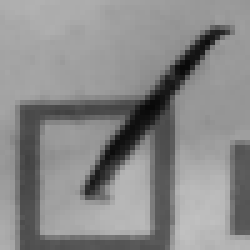
#> input picture Check Dataset/7/1.bmp, 50 x 50 px (shown 5 times larger); its folder holds only this picture in this run
$ python Mocheckclassify.py '../Check Dataset/7/1.bmp'   (older library calls are emulated)
#> lines starting #> are read from the running program, lines starting #| are printed output that depends on the picture; after the words box and inside, x2 and y2 are one past the last pixel; in counts of white or black regions, pixels touching at a corner belong together
#5-3-62
import cv2
import sys
import re
import os
import json
import imutils
from IPython.core.debugger import set_trace
import numpy as np
import subprocess
from imutils import contours
from imutils.perspective import four_point_transform
import math
pattern = re.compile(r"[^\u0E00-\u0E7Fa-zA-Z' ]|^'|'$|''")
strTime = ["เช้า","กลางวัน","เย็น","ก่อนนอน","ก่อนอาหาร","หลังอาหาร"]
isEatingBefore = False
_isEatBreakfast = False
_isEatLunch = False
_isEatDinner = False
_isEatBedTime =False
# [112 lines left out: functions deepCheck, iterative_levenshtein, tsplit, not called in this run]

def cvt_to_JSON(_isPeriod, _isEatBefore,_isEatBreakfast, _isEatLunch, _isEatDinner, _isEatBedTime, _isRoutine, _periodHour) :
    output = {}
    output["isPeriod"] = _isPeriod
    data = {}
    data["isEatingBefore"] = _isEatBefore
    data["isEatBreakfast"] = _isEatBreakfast
    data["isEatLunch"] = _isEatLunch
    data["isEatDinner"] = _isEatDinner
    data["isEatBedTime"] = _isEatBedTime
    output["data"] = data
    conv_json = json.dumps(output, ensure_ascii = False)
    print(conv_json)

# [55 lines left out: functions text_from_image_file, check_str, not called in this run]

def main(argv) :
    try :
        ###imageProcessing###
        Image = cv2.imread(argv[0] , 0)
#> Image is the input picture: shape (50, 50); min 8, max 192, mean 137.7
        Image = imutils.resize(Image , height=700)
#> Image: shape (700, 700)
        Image_contour = Image.copy()
        Image_hog = Image.copy()
        Image_padding = Image.copy()

        ###padding parameter###
        top,bottom,left,right = [50]*4

        #Contour
        Image_contour = cv2.medianBlur(Image_contour,9)
        Image_contour = cv2.adaptiveThreshold(Image_contour,255,cv2.ADAPTIVE_THRESH_GAUSSIAN_C,cv2.THRESH_BINARY,5,2)
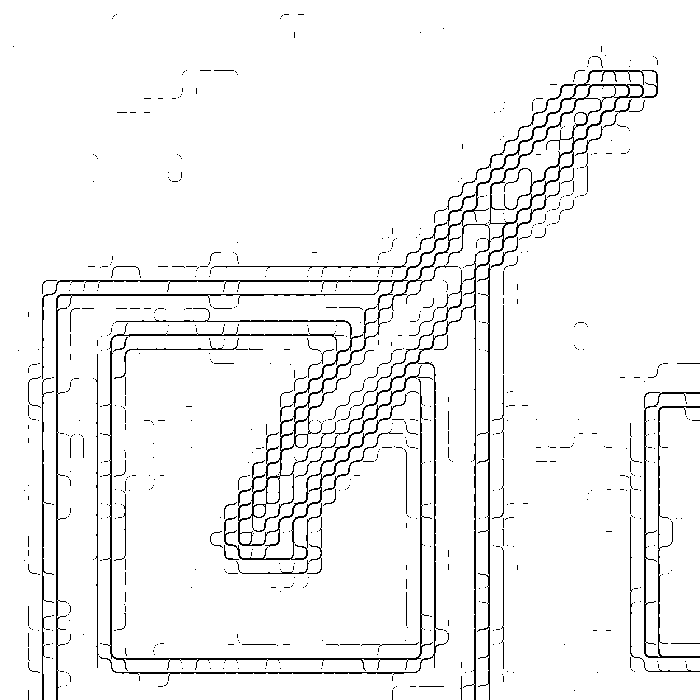
#> Image_contour: shape (700, 700); 95.3% white; black in thin lines or dots
        blurred = cv2.GaussianBlur(Image_contour, (7 , 7), 0)
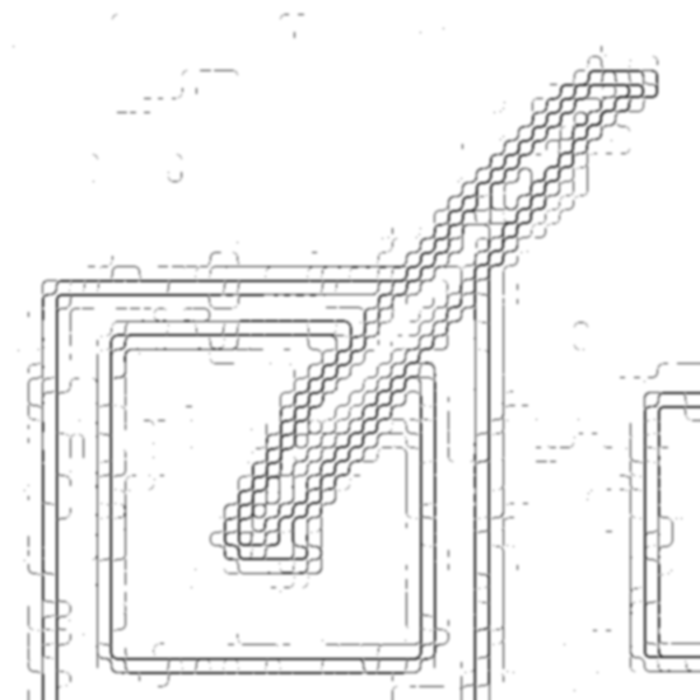
#> blurred: shape (700, 700); min 89, max 255, mean 243
        edged = cv2.Canny(blurred, 50, 200, 255)
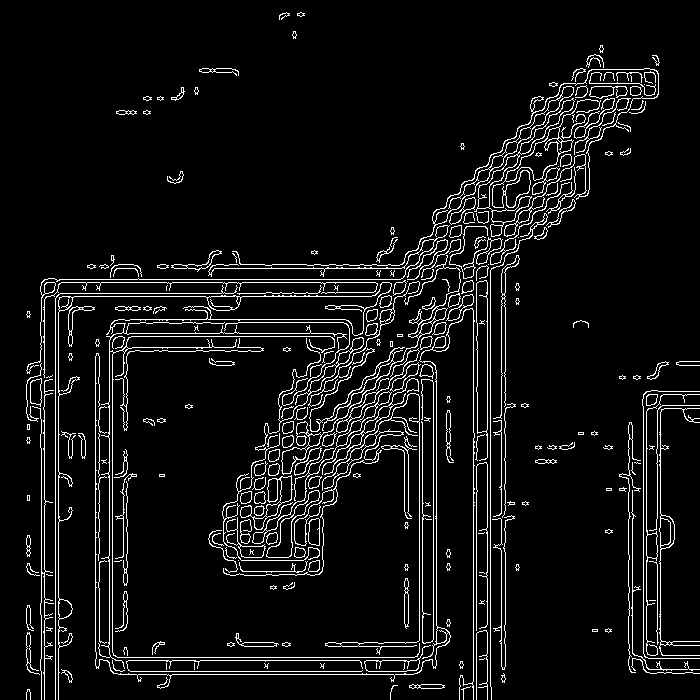
#> edged: shape (700, 700); 6.6% white in thin lines or dots
        kernel = np.ones((3,15),np.uint8)
        Image_contour = cv2.dilate(edged,kernel,iterations = 1)
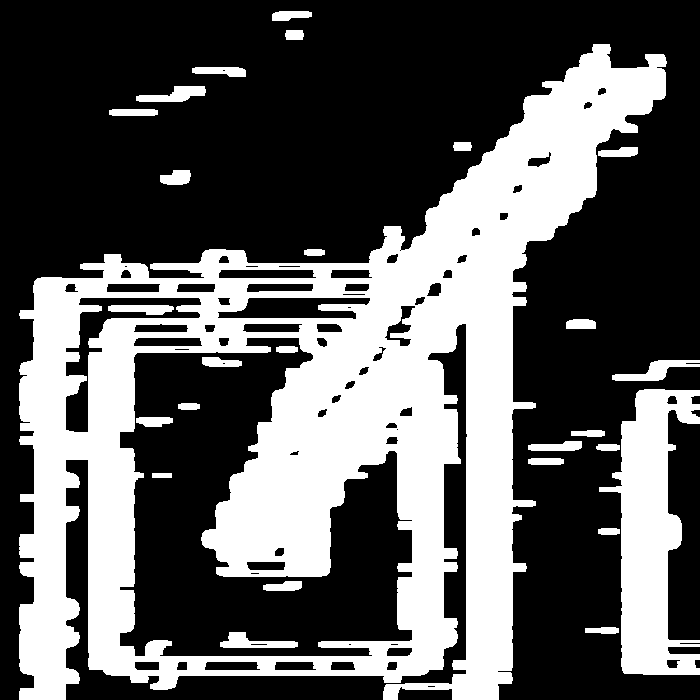
#> Image_contour: shape (700, 700); 36% white; 27 white regions, largest, box (x1, y1, x2, y2) and area: (19, 44, 667, 700) 153281, (599, 389, 700, 675) 15099, (612, 360, 700, 381) 818
        kernel = np.ones((1,30),np.uint8)
        Image_contour = cv2.erode(Image_contour,kernel,iterations = 1)
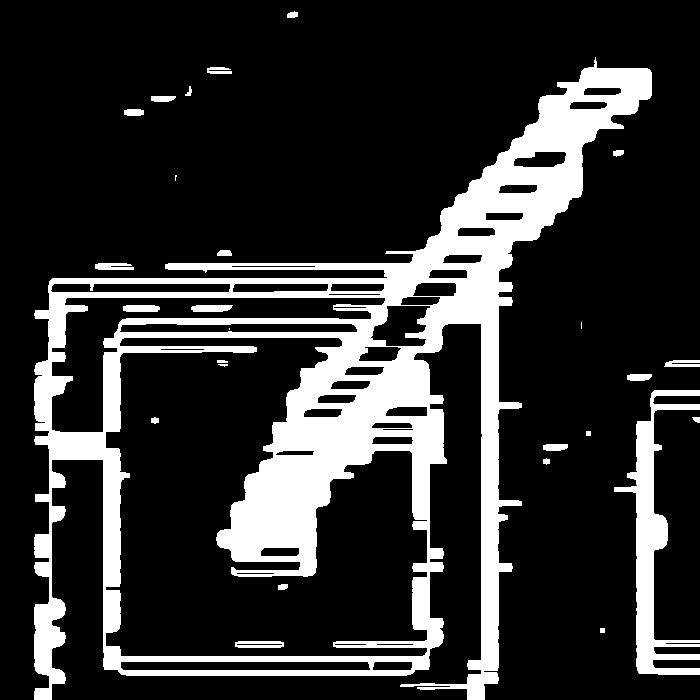
#> Image_contour: shape (700, 700); 19.3% white; 27 white regions (4 under 20 px), largest, box (x1, y1, x2, y2) and area: (34, 57, 652, 700) 85560, (614, 390, 700, 675) 6714, (235, 641, 284, 648) 286
        Image_contour_with_padding = cv2.copyMakeBorder(Image_contour, top, bottom, left, right, cv2.BORDER_CONSTANT, value=0)
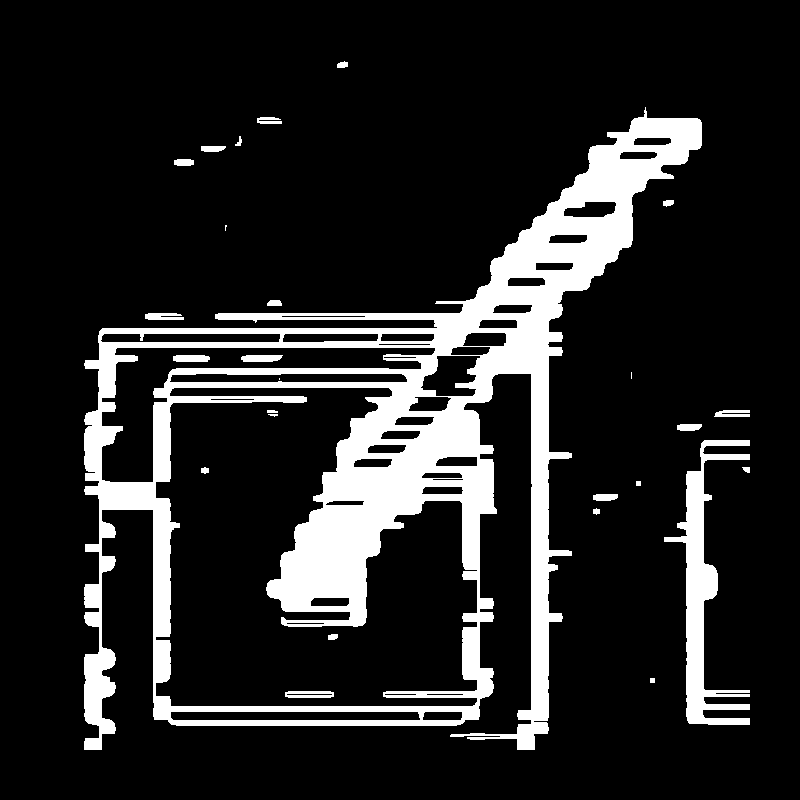
#> Image_contour_with_padding: shape (800, 800); 14.8% white; 27 white regions (4 under 20 px)
        _,contours,_ = cv2.findContours(Image_contour_with_padding,cv2.RETR_TREE,cv2.CHAIN_APPROX_NONE)
#> contours = 65 contours, 7 with area under 20; largest, box (x1, y1, x2, y2) and area: (84, 107, 702, 750) 177301, (155, 387, 478, 707) 69682, (101, 347, 436, 483) 11700, (664, 440, 750, 725) 6122, (170, 711, 421, 721) 2235
        contours = sorted(contours, key=cv2.contourArea, reverse=True)

        Image_padding = cv2.copyMakeBorder(Image_padding, top, bottom, left, right, cv2.BORDER_CONSTANT, value=0)
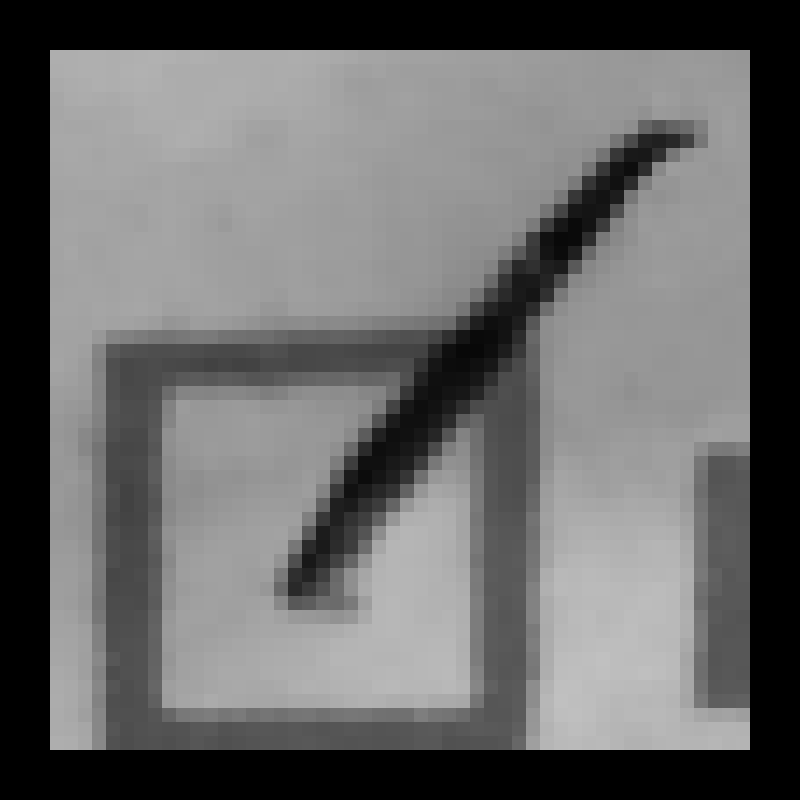
#> Image_padding: shape (800, 800); min 0, max 192, mean 105.4

        #???#
        fname = argv[0].split(".")[0]

        datalists = []

        ###HOG###
        hog = cv2.HOGDescriptor((80, 80),(16, 16),(8, 8),(8, 8),40)
        features_train = np.load("./version1/features_train5.npy")
        label_train = np.load("./version1/label_train5.npy")
        knn = cv2.ml.KNearest_create()
        knn.train(features_train,cv2.ml.ROW_SAMPLE,label_train)

        ###Contour Loop###
        for cnt in contours[0:] :

            x, y, w, h = cv2.boundingRect(cnt)
            ################ rectangle if want  #######################
            # cv2.rectangle(Image_padding , (x+h,y-9) , (x+w+13,y+h+4) , (0,0,255) , 2)
            # imgsss = Image_padding[y-16:y+h+4 , x-10:x+w+13]
            # cv2.imwrite( str(w) + "+" +  str(h) + ".png" , imgsss)
            if w  > 235 :
                Image_mini_con = Image_padding[y-18:y+h+4, x-10:x+w+13]
                # cv2.imshow("sad",Image_mini_con)
                # cv2.waitKey(0)
                Image_mini_con = imutils.resize(Image_mini_con , height = 80)
                Image_mini_con_border = Image_mini_con.copy()

                deepCheck(Image_mini_con,hog,knn)

            else :
                ### Check is image #####
                if w < 2 or h < 2 :
                    continue
                ########## STR ############
                Image_padding_str = Image_padding[y-9:y+h+4 , x+h:x+w+13]
                cv2.imwrite( str(w) + "+" +  str(h) + ".png" , Image_padding_str)
                txts = text_from_image_file( str(w) + "+" +  str(h) + ".png" ,'tha')
                os.remove(str(w) + "+" +  str(h) + ".png")

                ########## HOG ############
                Image_hog = Image_padding[y-18:y+h+4 , x-10:x+h+4]
                # [5 lines of commented-out code are left out]
                Image_hog = cv2.resize(Image_hog, (80, 80))
                Image_hog = cv2.medianBlur(Image_hog,9)
                Image_hog = cv2.adaptiveThreshold(Image_hog,255,cv2.ADAPTIVE_THRESH_GAUSSIAN_C,cv2.THRESH_BINARY,5,2)
                ho = hog.compute(Image_hog)
                data_train_hog = ho.reshape(1,-1)
                _,result,_,_ = knn.findNearest(data_train_hog,3)
                # [5 lines of commented-out code are left out]
                check_str(result[0][0],txts)

    except :
        global isEatingBefore
        isEatingBefore = False
        global _isEatBreakfast
        _isEatBreakfast = False
        global _isEatLunch
        _isEatLunch = False
        global _isEatDinner
        _isEatDinner = False
        global _isEatBedTime
        _isEatBedTime =False
    finally :
        cvt_to_JSON(False, isEatingBefore,_isEatBreakfast, _isEatLunch, _isEatDinner, _isEatBedTime, False, "_periodHour")

main(sys.argv[1:])

$ run again, on Check Dataset/7/3.bmp
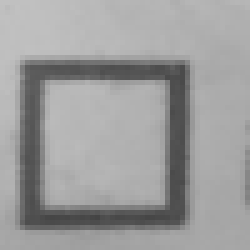
#> input picture Check Dataset/7/3.bmp, 50 x 50 px (shown 5 times larger)
#> in main, Image is the input picture: shape (50, 50); min 68, max 193, mean 157.1
#> Image: shape (700, 700)
#> in main, `Image_contour = cv2.adaptiveThreshold(Image_contour,255,cv2.ADAPTIVE_T..`:
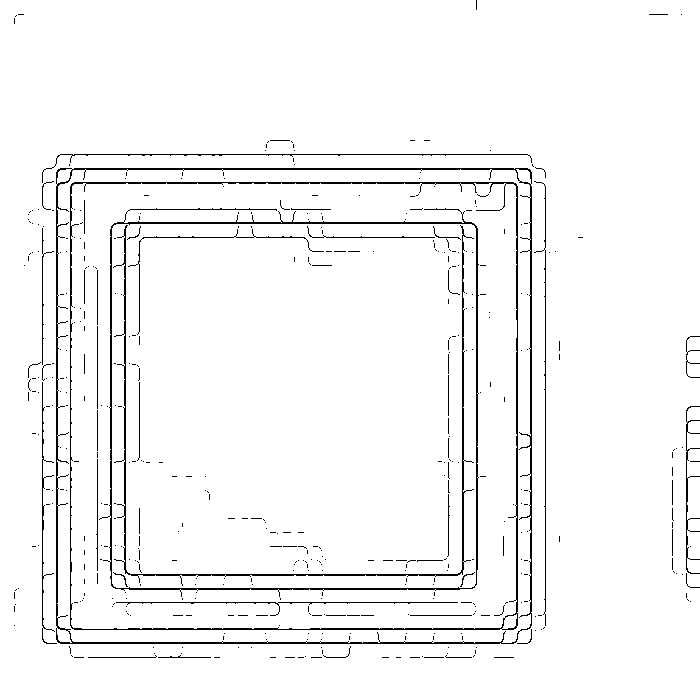
#> Image_contour: shape (700, 700); 96.3% white; black in thin lines or dots
#> edged: shape (700, 700); 5.2% white in thin lines or dots
#> Image_contour_with_padding: shape (800, 800); 11.6% white; 39 white regions (8 under 20 px)
#> contours = 73 contours, 19 with area under 20; largest, box (x1, y1, x2, y2) and area: (84, 201, 605, 697) 238868, (169, 290, 520, 623) 106882, (115, 235, 574, 677) 47768, (114, 452, 155, 585) 4980, (128, 221, 575, 231) 3993
#> in main, `Image_padding = cv2.copyMakeBorder(Image_padding, top, bottom, left, r..`:
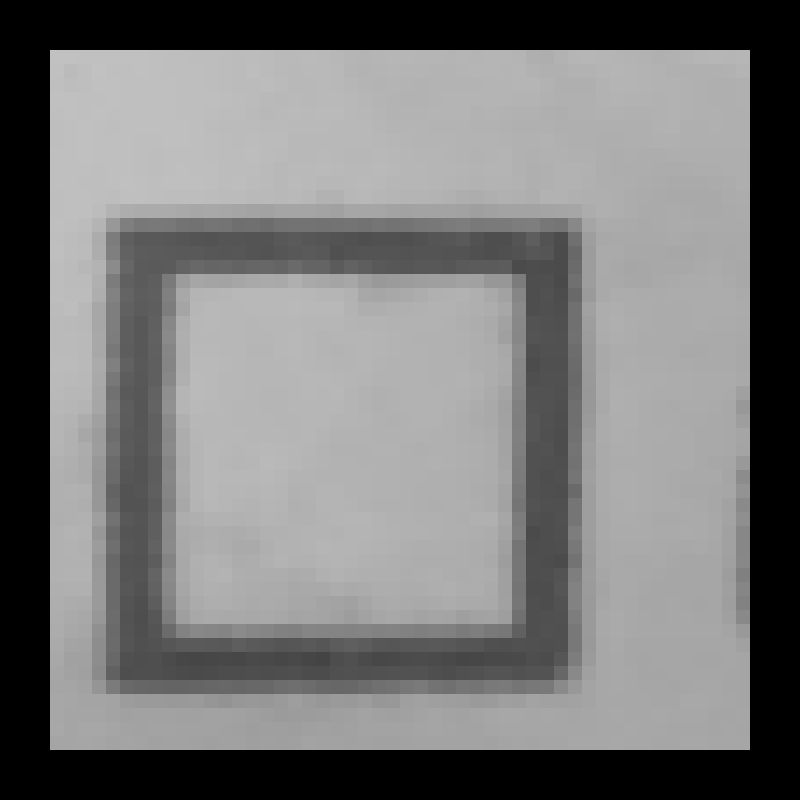
#> Image_padding: shape (800, 800); min 0, max 193, mean 120.3

$ run again, on Check Dataset/7/4.bmp
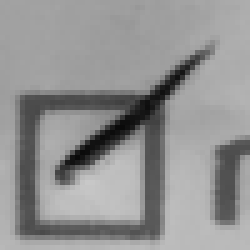
#> input picture Check Dataset/7/4.bmp, 50 x 50 px (shown 5 times larger)
#> in main, Image is the input picture: shape (50, 50); min 10, max 200, mean 146.4
#> Image: shape (700, 700)
#> edged: shape (700, 700); 7.2% white in thin lines or dots
#> Image_contour_with_padding: shape (800, 800); 16.6% white; 15 white regions (1 under 20 px)
#> contours = 64 contours, 3 with area under 20; largest, box (x1, y1, x2, y2) and area: (50, 159, 661, 739) 195930, (155, 472, 450, 665) 35330, (310, 429, 504, 705) 16076, (155, 373, 365, 511) 15347, (630, 426, 750, 697) 10592
#> in main, `Image_padding = cv2.copyMakeBorder(Image_padding, top, bottom, left, r..`:
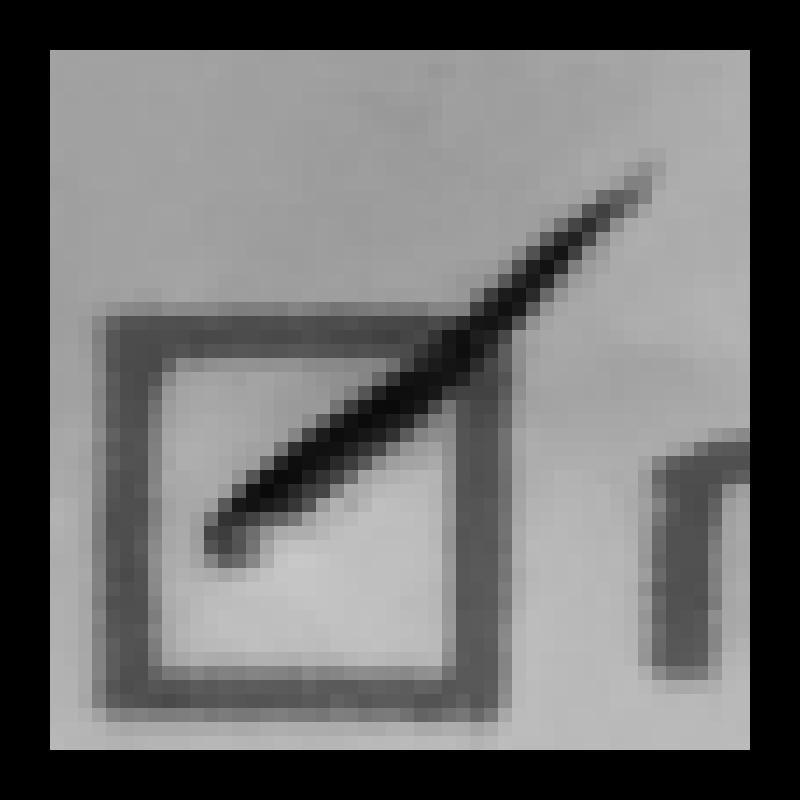
#> Image_padding: shape (800, 800); min 0, max 200, mean 112.1
